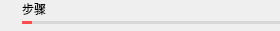
<?xml version="1.0" encoding="UTF-8"?>
<ui version="4.0">
 <class>tianli::time_line_label</class>
 <widget class="QWidget" name="tianli::time_line_label">
  <property name="geometry">
   <rect>
    <x>0</x>
    <y>0</y>
    <width>280</width>
    <height>31</height>
   </rect>
  </property>
  <property name="minimumSize">
   <size>
    <width>280</width>
    <height>31</height>
   </size>
  </property>
  <property name="maximumSize">
   <size>
    <width>280</width>
    <height>31</height>
   </size>
  </property>
  <property name="windowTitle">
   <string>time_line_label</string>
  </property>
  <property name="styleSheet">
   <string notr="true"/>
  </property>
  <widget class="QLabel" name="label_Title">
   <property name="geometry">
    <rect>
     <x>22</x>
     <y>0</y>
     <width>258</width>
     <height>17</height>
    </rect>
   </property>
   <property name="font">
    <font>
     <pointsize>9</pointsize>
     <bold>false</bold>
    </font>
   </property>
   <property name="styleSheet">
    <string notr="true">                    color: #000000;</string>
   </property>
   <property name="text">
    <string>步骤</string>
   </property>
  </widget>
  <widget class="QLabel" name="label_ProgressBackground">
   <property name="geometry">
    <rect>
     <x>22</x>
     <y>21</y>
     <width>258</width>
     <height>3</height>
    </rect>
   </property>
   <property name="styleSheet">
    <string notr="true">.QLabel{
                    background-color:rgba(0,0,0,26);
                    }</string>
   </property>
   <property name="text">
    <string/>
   </property>
  </widget>
  <widget class="QLabel" name="label_ProgressBar">
   <property name="geometry">
    <rect>
     <x>22</x>
     <y>21</y>
     <width>10</width>
     <height>3</height>
    </rect>
   </property>
   <property name="styleSheet">
    <string notr="true">.QLabel{
                    background-color:rgb(253, 77, 77);
                    }</string>
   </property>
   <property name="text">
    <string/>
   </property>
  </widget>
 </widget>
 <layoutdefault spacing="6" margin="11"/>
 <resources/>
 <connections/>
</ui>
